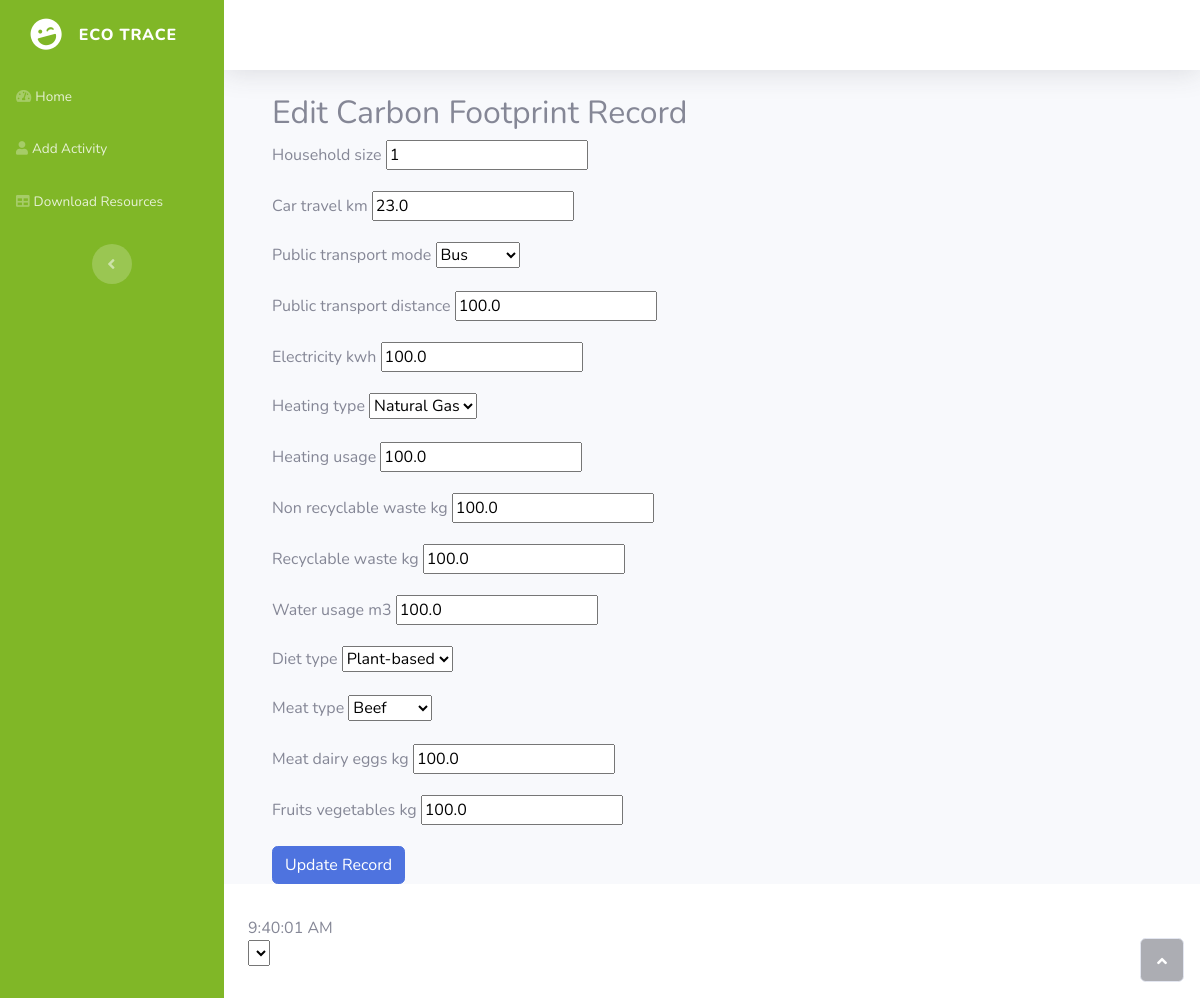
Page /edit-record/13/ on the committed database.
### tracker/models.py (models this page shows, shortened)
class CarbonFootprintRecord(models.Model):
    date_recorded = models.DateTimeField(auto_now_add=True)
    household_size = models.IntegerField()
    car_travel_km = models.FloatField()
    public_transport_mode = models.CharField(max_length=50, choices=[
        ('bus', 'Bus'),
        ('train', 'Train'),
    ])
    public_transport_distance = models.FloatField()
    electricity_kwh = models.FloatField()
    heating_type = models.CharField(max_length=50, choices=[
        ('natural-gas', 'Natural Gas'),
        ('oil', 'Oil'),
        ('electric', 'Electric'),
    ])
    heating_usage = models.FloatField()
    non_recyclable_waste_kg = models.FloatField()
    recyclable_waste_kg = models.FloatField()
    water_usage_m3 = models.FloatField()
    diet_type = models.CharField(max_length=50, choices=[
        ('plant-based', 'Plant-based'),
        ('vegetarian', 'Vegetarian'),
        ('high-meat', 'High-meat'),
    ])
    meat_type = models.CharField(max_length=50, choices=[
        ('beef', 'Beef'),
        ('chicken', 'Chicken'),
    ], null=True, blank=True)
    meat_dairy_eggs_kg = models.FloatField()
    fruits_vegetables_kg = models.FloatField()
    total_footprint = models.FloatField(editable=False, null=True, blank=True)
    grade = models.CharField(editable=False, null=True, max_length=50)
    class Meta:
        ordering = ['-date_recorded']

### tracker/views.py (the view)
# urls.py: path('edit-record/<int:record_id>/', views.edit_record, name='edit_record'),
def edit_record(request, record_id):
    record = get_object_or_404(CarbonFootprintRecord, pk=record_id)
    if request.method == 'POST':
        form = addFootprintForm(request.POST, instance=record)
        if form.is_valid():
            form.save()
            return redirect('home')
    else:
        form = addFootprintForm(instance=record)
    return render(request, 'tracker/edit_record.html', {'form': form})

### tracker/forms.py
class addFootprintForm(forms.ModelForm):
    class Meta:
        model = CarbonFootprintRecord
        fields = '__all__'
        exclude = ['user', 'total_footprint', 'date_recorded']
        widgets = {
            'date_recorded': forms.HiddenInput(),
        }

### tracker/templates/tracker/edit_record.html (shortened to what this page needs)
{% extends 'tracker/base.html' %}
{% block content %}
<div class="container mt-4">
    <h2>Edit Carbon Footprint Record</h2>
    <form method="post" class="form">
        {% for field in form %}
            <div class="mb-3">
                <label class="form-label">{{ field.label }}</label>
                {{ field }}
            </div>
        {% endfor %}
        <button type="submit" class="btn btn-primary">Update Record</button>
    </form>
</div>
{% endblock %}

### rows in the picture
CarbonFootprintRecord: form "1" "23.0" "Bus" "100.0" "100.0" "Natural Gas" "100.0" "100.0" "100.0" "100.0" "Plant-based" "Beef" "100.0" "100.0"

### other values in the picture
{{ field.label }} "Household size" "Car travel km" "Public transport mode" "Public transport distance" "Electricity kwh" "Heating type" "Heating usage" "Non recyclable waste kg" "Recyclable waste kg" "Water usage m3" "Diet type" "Meat type" "Meat dairy eggs kg" "Fruits vegetables kg"
